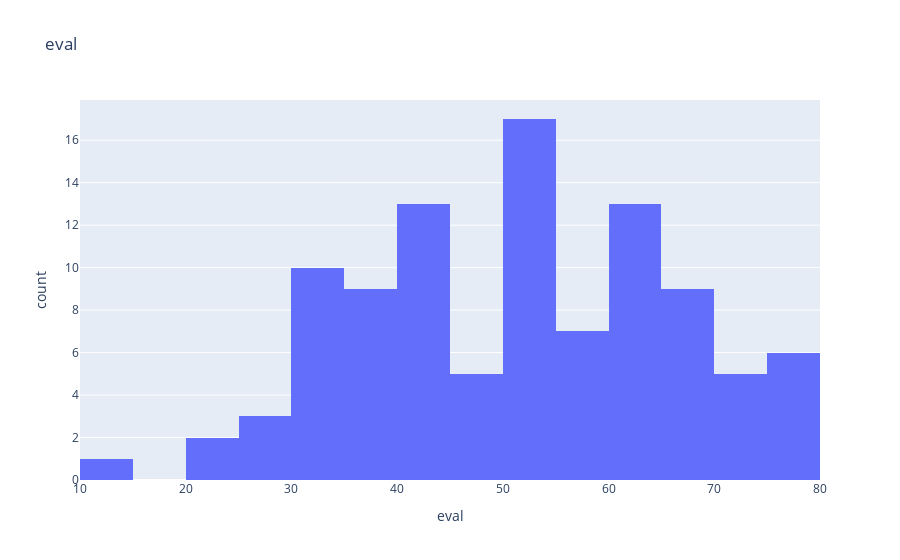
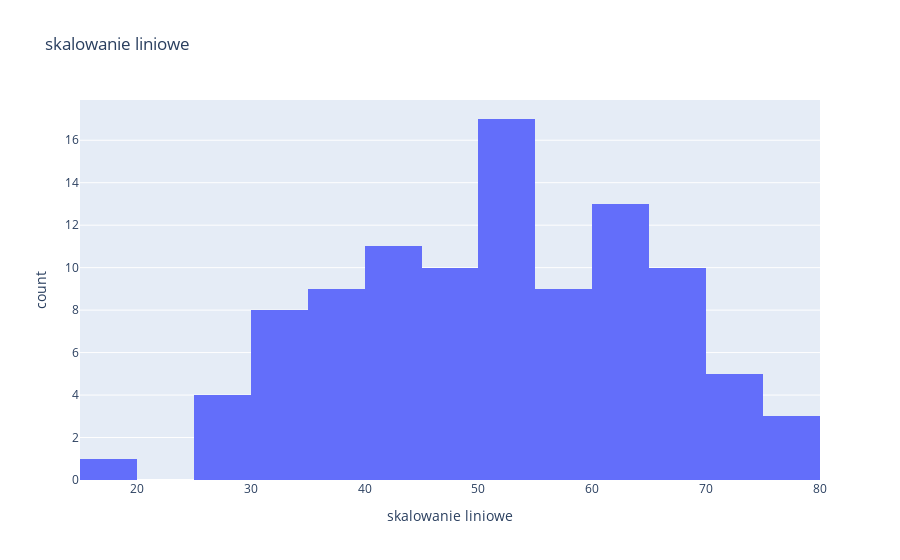
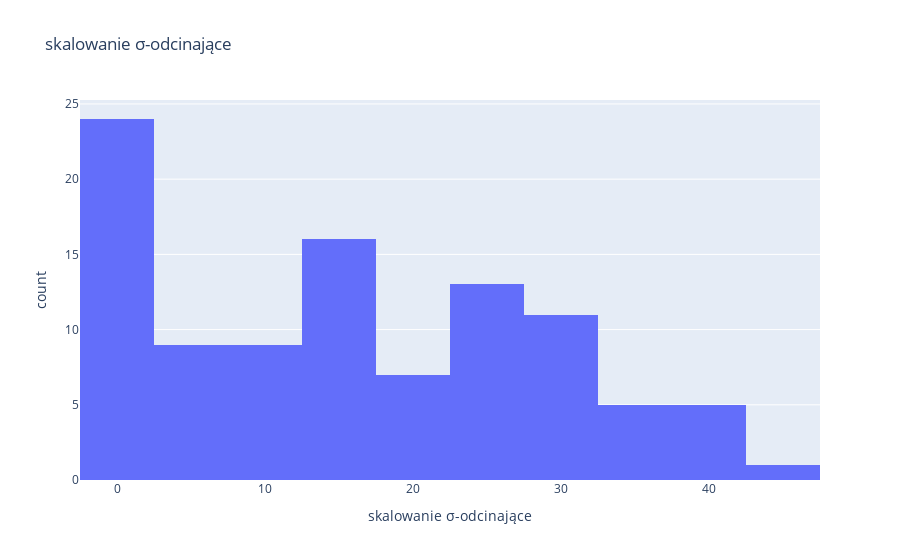

The notebook cell these images were saved under, in order:
### Code cell
for i, column in enumerate(df.columns[4:]):
    fig = px.histogram(df, x=column, title=column)
    fig.show()
    fig.write_image(f"fig{i}.svg")

### Figure 1 — Plotly figure (JSON) as saved in the notebook; plotly's stock layout.template omitted (floating-point values rounded to 4 significant figures)
{"data": [{"alignmentgroup": "True", "bingroup": "x", "hoverlabel": {"namelength": 0}, "hovertemplate": "eval=%{x}<br>count=%{y}", "legendgroup": "", "marker": {"color": "#636efa"}, "name": "", "offsetgroup": "", "orientation": "v", "showlegend": false, "type": "histogram", "x": [59.24, 54.94, 31.61, 42.74, 62.15, 54.04, 61.21, 33.14, 58.59, 71.67, 30.86, 39.02, 63.94, 52.78, 42.62, 52.47, 78.35, 49.08, 49.36, 54.98, 53.1, 39.14, 67.23, 61.26, 34.69, 44.1, 40.7, 30.63, 77.18, 44.92, 13.54, 61.02, 60.01, 71.82, 68.8, 36.61, 46.35, 33.98, 64.73, 58.24, 71.58, 37.45, 32.55, 68.88, 31.05, 52.58, 44.73, 50.36, 35.34, 66.62, 28.35, 50.88, 78.85, 33.24, 51.71, 26.2, 44.97, 56.21, 60.73, 43.32, 63.05, 68.88, 35.99, 62.49, 65.64, 52.92, 40.0, 23.45, 68.39, 51.44, 79.67, 76.84, 51.06, 74.18, 50.85, 39.68, 50.82, 68.56, 70.17, 54.12, 62.61, 44.74, 41.96, 55.39, 37.55, 51.39, 40.21, 24.77, 27.94, 58.68, 60.83, 33.9, 45.27, 44.45, 48.92, 59.41, 65.66, 38.13, 75.48, 64.88], "xaxis": "x", "yaxis": "y"}], "layout": {"barmode": "relative", "legend": {"tracegroupgap": 0}, "title": {"text": "eval"}, "xaxis": {"anchor": "y", "domain": [0, 1], "title": {"text": "eval"}}, "yaxis": {"anchor": "x", "domain": [0, 1], "title": {"text": "count"}}}}

### Figure 2 — Plotly figure (JSON) as saved in the notebook; plotly's stock layout.template omitted (floating-point values rounded to 4 significant figures)
{"data": [{"alignmentgroup": "True", "bingroup": "x", "hoverlabel": {"namelength": 0}, "hovertemplate": "skalowanie liniowe=%{x}<br>count=%{y}", "legendgroup": "", "marker": {"color": "#636efa"}, "name": "", "offsetgroup": "", "orientation": "v", "showlegend": false, "type": "histogram", "x": [58.56, 54.64, 33.35, 43.51, 61.21, 53.81, 60.36, 34.74, 57.97, 69.91, 32.66, 40.11, 62.85, 52.67, 43.4, 52.38, 76.0, 49.29, 49.54, 54.67, 52.96, 40.22, 65.86, 60.41, 36.16, 44.74, 41.64, 32.45, 74.93, 45.5, 16.85, 60.18, 59.26, 70.04, 67.28, 37.91, 46.8, 35.51, 63.57, 57.65, 69.83, 38.67, 34.2, 67.36, 32.83, 52.48, 45.31, 50.46, 36.75, 65.3, 30.37, 50.93, 76.46, 34.83, 51.69, 28.4, 45.54, 55.8, 59.92, 44.03, 62.04, 67.36, 37.34, 61.53, 64.4, 52.79, 41.01, 25.9, 66.91, 51.44, 77.2, 74.63, 51.1, 72.19, 50.91, 40.71, 50.88, 67.07, 68.53, 53.89, 61.64, 45.33, 42.79, 55.05, 38.77, 51.4, 41.19, 27.1, 30.0, 58.05, 60.01, 35.43, 45.81, 45.07, 49.14, 58.71, 64.42, 39.3, 73.38, 63.71], "xaxis": "x", "yaxis": "y"}], "layout": {"barmode": "relative", "legend": {"tracegroupgap": 0}, "title": {"text": "skalowanie liniowe"}, "xaxis": {"anchor": "y", "domain": [0, 1], "title": {"text": "skalowanie liniowe"}}, "yaxis": {"anchor": "x", "domain": [0, 1], "title": {"text": "count"}}}}

### Figure 3 — Plotly figure (JSON) as saved in the notebook; plotly's stock layout.template omitted (floating-point values rounded to 4 significant figures)
{"data": [{"alignmentgroup": "True", "bingroup": "x", "hoverlabel": {"namelength": 0}, "hovertemplate": "skalowanie σ-odcinające=%{x}<br>count=%{y}", "legendgroup": "", "marker": {"color": "#636efa"}, "name": "", "offsetgroup": "", "orientation": "v", "showlegend": false, "type": "histogram", "x": [22.52, 18.22, 0, 6.025, 25.43, 17.32, 24.49, 0, 21.87, 34.95, 0, 2.303, 27.22, 16.06, 5.904, 15.75, 41.63, 12.36, 12.64, 18.26, 16.38, 2.42, 30.51, 24.54, 0, 7.376, 3.985, 0, 40.46, 8.204, 0, 24.3, 23.29, 35.1, 32.08, 0, 9.634, 0, 28.01, 21.52, 34.86, 0.7294, 0, 32.16, 0, 15.86, 8.006, 13.64, 0, 29.9, 0, 14.16, 42.14, 0, 14.99, 0, 8.253, 19.49, 24.01, 6.596, 26.33, 32.16, 0, 25.77, 28.92, 16.2, 3.284, 0, 31.67, 14.72, 42.95, 40.12, 14.34, 37.46, 14.13, 2.957, 14.1, 31.84, 33.45, 17.4, 25.89, 8.025, 5.24, 18.67, 0.8341, 14.67, 3.488, 0, 0, 21.96, 24.11, 0, 8.551, 7.734, 12.2, 22.69, 28.94, 1.412, 38.76, 28.16], "xaxis": "x", "yaxis": "y"}], "layout": {"barmode": "relative", "legend": {"tracegroupgap": 0}, "title": {"text": "skalowanie σ-odcinające"}, "xaxis": {"anchor": "y", "domain": [0, 1], "title": {"text": "skalowanie σ-odcinające"}}, "yaxis": {"anchor": "x", "domain": [0, 1], "title": {"text": "count"}}}}
